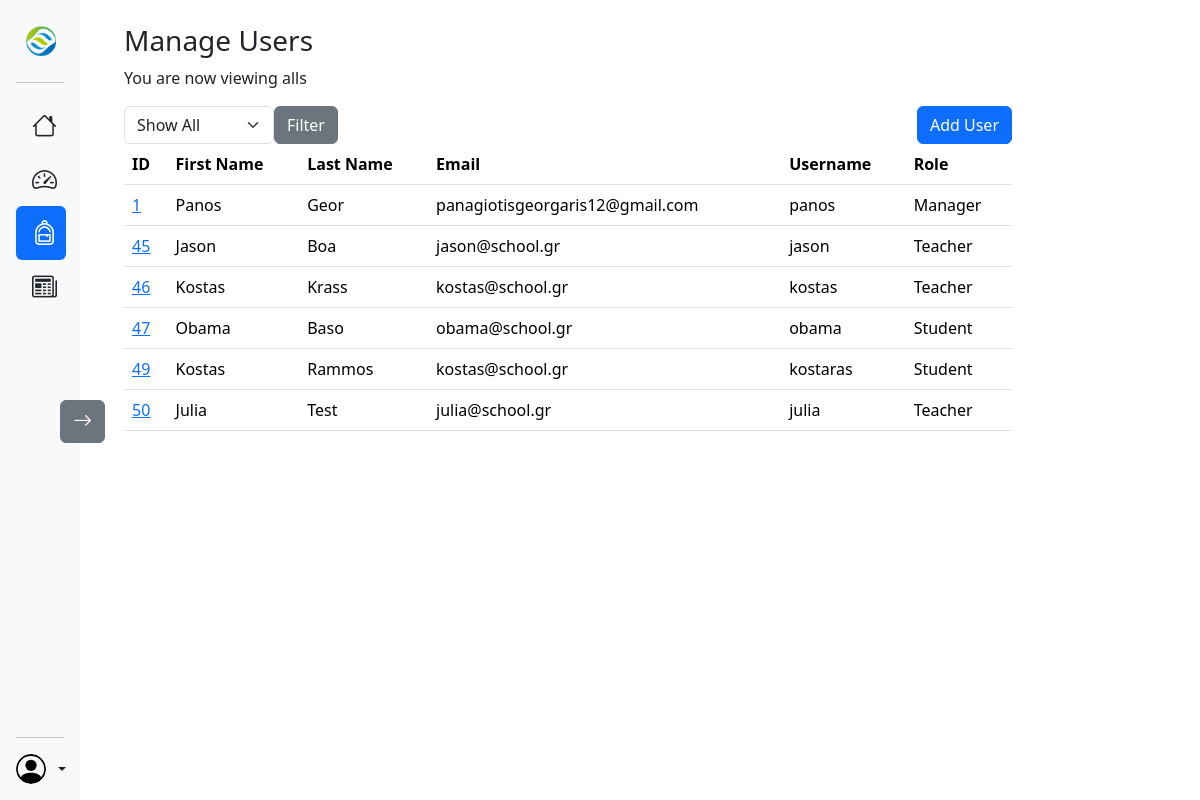
The page /manager/manageusers/ (signed in) on the database its author committed.
### accounts/models.py (models this page shows)
class SchoolUser(AbstractUser):
  id = models.AutoField(primary_key=True)
  first_name = models.CharField(max_length=100)
  last_name = models.CharField(max_length=100)
  birthdate = models.DateField(blank=True, auto_now_add=False, null=True)
  age = models.CharField(blank=True, max_length=2, null= True)
  role = models.CharField(max_length=20, choices={'Teacher':'Teacher', 'Student':'Student', 'Manager':'Manager'})
  phone_number = models.CharField(max_length=10)
  address = models.CharField(max_length=100, null=True)

### accounts/views.py (the view)
# urls.py: path('manager/manageusers/', views.ManageUsers, name='Manage_Users'),
@login_required
@manager_required
def ManageUsers(request):
  all_users = SchoolUser.objects.all()
  roles = SchoolUser.objects.values_list('role', flat=True).distinct()
  selected_role = request.GET.get('role', 'all')
  if selected_role != 'all':
    users = SchoolUser.objects.filter(role=selected_role)
  else:
    users = all_users
  return render(request, 'manageusers/users.html', {
                                                'roles':roles,
                                                'users':users,
                                                'selected_role':selected_role})

### dashboard/views.py (called while the page is built)
def manager_required(view_func):
  @wraps(view_func)
  def _wrapped_view(request, *args, **kwargs):
    if request.user.is_authenticated and request.user.role == 'Manager':
        return view_func(request, *args, **kwargs)
    return redirect('Login')
  return _wrapped_view

### accounts/templates/manageusers/users.html (shortened to what this page needs)
{% extends 'managerDash.html' %}
{% load static %}
{% block content %}
<div class="container p-4 main-content">
  <h3>Manage Users</h3>
  <p>You are now viewing {{selected_role}}s</p>
  <div class="d-flex justify-content-between">
    <form method="GET" action="{% url 'accounts:Manage_Users' %}">
      <div class="d-flex">
        <select name="role" class="form-select" style="width:150px;">
          <option value="all">Show All</option>
        </select>
        <button type="submit" class="btn btn-secondary">Filter</button>
      </div>
    </form>
    <a href="{% url 'accounts:Register_User' %}" class="btn btn-primary">Add User</a>
  </div>
  <table class="table">
    <thead>
      <tr>
        <th scope="col">ID</th>
        <th scope="col">First Name</th>
        <th scope="col">Last Name</th>
        <th scope="col">Email</th>
        <th scope="col">Username</th>
        <th scope="col">Role</th>
      </tr>
    </thead>
    <tbody>
      {% for user in users %}
      <tr>
        <td><a href="{% url 'accounts:User_Details' user.id %}">{{ user.id }}</a></td>
        <td>{{ user.first_name }}</td>
        <td>{{ user.last_name }}</td>
        <td>{{ user.email }}</td>
        <td>{{ user.username }}</td>
        <td>{{ user.role }}</td>
      </tr>
      {% endfor %}
    </tbody>
  </table>
</div>
{% endblock %}

### dashboard/templates/managerDash.html (shortened to what this page needs)
<!DOCTYPE html>
<html lang="en">
<head>
  {% load static %}
  <link href="https://cdn.jsdelivr.net/npm/bootstrap@5.3.3/dist/css/bootstrap.min.css" rel="stylesheet">
  <link rel="stylesheet" href="https://cdn.jsdelivr.net/npm/bootstrap-icons@1.11.3/font/bootstrap-icons.min.css">
  <link rel="stylesheet" href="{% static 'css/style.css' %}">
</head>
<body>
<div class="d-flex flex-column flex-shrink-0 p-3 bg-light sidebar" style="width: 280px; height: 100vh;">
  <a href="/" class="d-flex align-items-center mb-3 mb-md-0 me-md-auto link-dark text-decoration-none">
    <img src="{% static 'images/logo.png' %}" alt="logo" style="width:50px;">
  </a>
  <hr>
  <ul class="nav nav-pills flex-column mb-auto">
    <li class="nav-item">
      <a href="{% url 'dashboard:Manager_Home' %}" class="nav-link links {% if request.path == '/manager/' %}active{% else %} link-dark {% endif %}">
        <i class="bi bi-house" style="font-size:25px; margin-right:15px"></i>
      </a>
    </li>
    <li>
      <a href="#" class="nav-link link-dark links">
        <i class="bi bi-speedometer2" style="font-size:25px; margin-right:15px"></i>
      </a>
    </li>
    <li>
      <a href="{% url 'accounts:Manage_Users' %}" class="nav-link links {% if request.path == '/manager/manageusers/'%}active{% elif '/manager/manageuser/' in request.path  %}active{% else %}link-dark{% endif %}">
        <i class="bi bi-backpack" style="font-size:25px; margin-right:15px"></i>
      </a>
    </li>
    <li>
      {% if request.user.role == 'Manager' %}
        <a href="{% url 'news:Manage_Posts' %}" class="nav-link links {% if request.path == '/manager/manageposts/' or request.path == '/manager/createpost/' %}active {% elif request.path|slice:13 == '/manager/post' or request.path|slice:18 == '/manager/editpost/' %}active {% else %}link-dark{% endif %}">
          <i class="bi bi-newspaper" style="font-size:25px; margin-right:15px"></i>
        </a>
      {% else %}
      <a href="#" class="nav-link link-dark links">
        <i class="bi bi-newspaper" style="font-size:25px; margin-right:15px"></i>
        <span class="links_text">News</span>
      </a>
      {% endif %}
    </li>
  </ul>
  <button class="btn btn-secondary" id="toggleBtn"></button>
  <hr>
  <div class="dropdown">
    <a href="#" class="d-flex align-items-center link-dark text-decoration-none dropdown-toggle" id="dropdownUser2" data-bs-toggle="dropdown" aria-expanded="false">
      <img src="{% static 'images/person-circle.svg' %}" alt="" style="width:30px; height:30px;" class="rounded-circle me-2">
    </a>
  </div>
</div>
{% block content %}
{% endblock%}
</body>
</html>

### dashboard/static/css/style.css (style rules this page uses)
.sidebar { position:fixed; overflow-x:hidden; top:0; left:0; bottom:0; overflow:visible; }
.main-content { width:78%; margin-left: 290px; z-index:-1; }
.links { font-size: 18px; }
.links i { display:inline-block; }
.collapsedBtn { position:fixed; top:50%; left:60px; }
.collapsedBtn::before { font-family:'Bootstrap-icons'; content:"\F138"; font-size: 1.2em; }

### rows shown on the page
SchoolUser: id "1", first_name "Panos", last_name "Geor", email "panagiotisgeorgaris12@gmail.com", username "panos", role "Manager"
SchoolUser: id "45", first_name "Jason", last_name "Boa", email "jason@school.gr", username "jason", role "Teacher"
SchoolUser: id "46", first_name "Kostas", last_name "Krass", email "kostas@school.gr", username "kostas", role "Teacher"
SchoolUser: id "47", first_name "Obama", last_name "Baso", email "obama@school.gr", username "obama", role "Student"
SchoolUser: id "49", first_name "Kostas", last_name "Rammos", email "kostas@school.gr", username "kostaras", role "Student"
SchoolUser: id "50", first_name "Julia", last_name "Test", email "julia@school.gr", username "julia", role "Teacher"

### other values the page prints
{{ selected_role }} "all"
